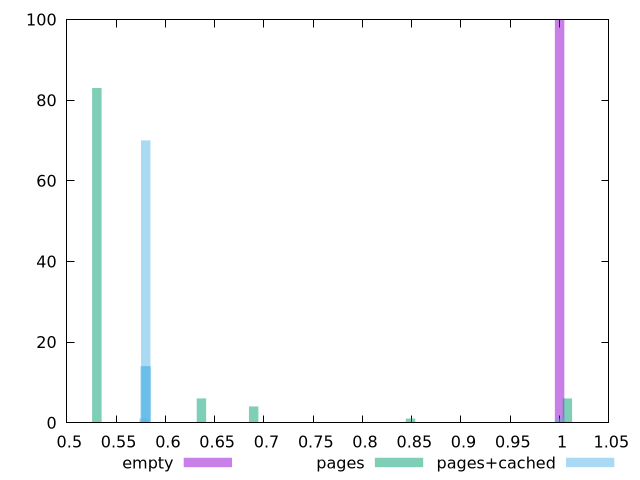

This chart was generated by the following gnuplot code:
$_empty <<EOF
1 100
EOF
$_pages <<EOF
1.0078798572007504 6
0.5304630827372371 83
0.6896020075584082 4
0.6365556992846845 6
0.8487409323795793 1
EOF
$_pagesCached <<EOF
0.9999870788998556 1
0.5784139008280625 1
0.5806573962120923 14
0.579433671457167 14
0.5800455338346296 70
EOF
set key outside below
set terminal pngcairo
set output "report_00004_2020-11-02T20-21-41.718Z/uses-rel-preload/uses-rel-preload_empty_pages_pages+cached+hist.png"
set boxwidth 0.009548335489270265
set style fill transparent solid 0.5 noborder
set yrange [0:100]
plot $_empty title "empty" with boxes ,$_pages title "pages" with boxes ,$_pagesCached title "pages+cached" with boxes ,
